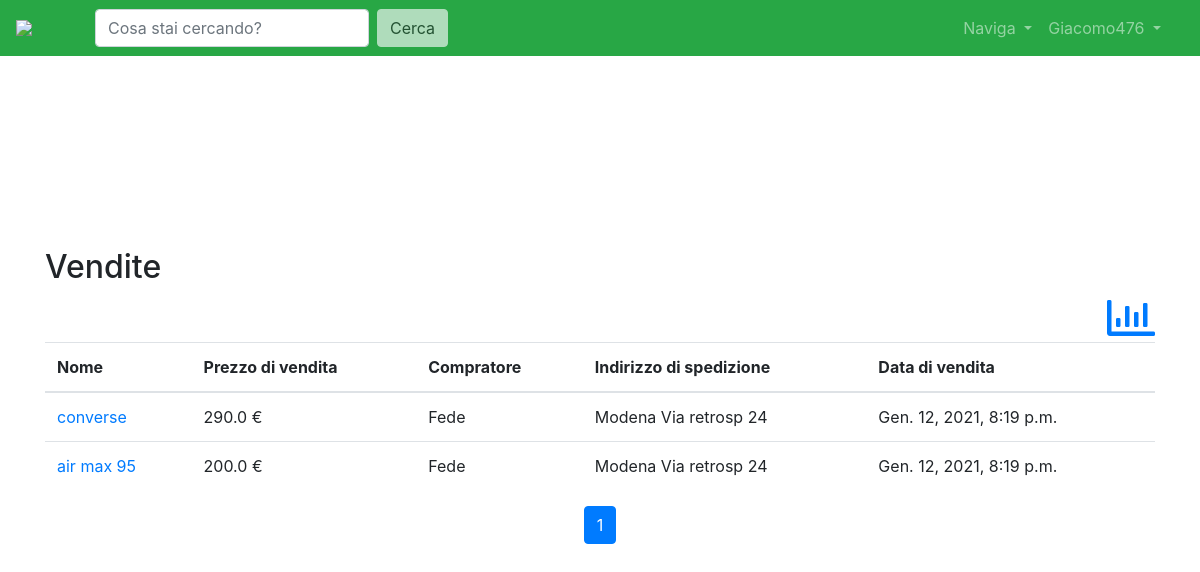
Page /user/Giacomo476/vendite/ (signed in) on the earlier database version.
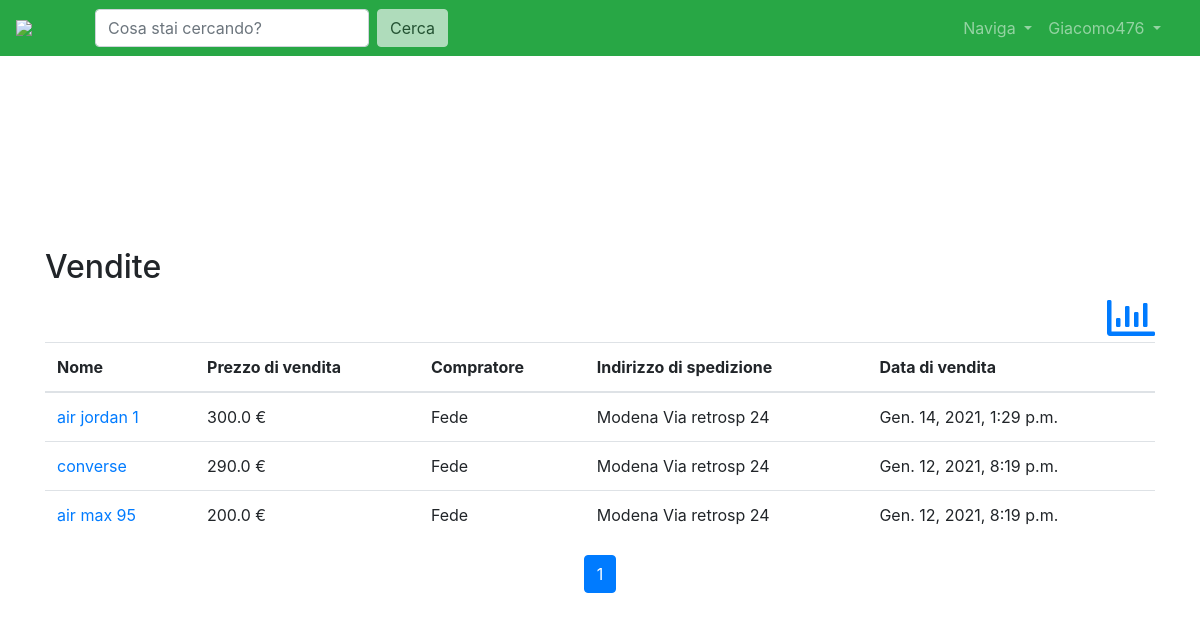
Same page on the later database version.
### core/models.py (models this page shows, shortened)
class Item(models.Model):
    nome = models.CharField(max_length=100)
    prezzo = models.FloatField(validators = [MinValueValidator(0.0)])
    categoria = models.CharField(choices=CATEGORY_CHOICES, max_length=2)
    slug = AutoSlugField(populate_from='nome', unique=True)   #chiave primaria
    descrizione = models.TextField()
    immagine = models.ImageField()
    tagliaEU = models.FloatField(validators = [MinValueValidator(35.0), MaxValueValidator(47.0)],)
    condizioni = models.CharField(choices=LABEL_CHOICES, max_length=1)
    autore_vendita = models.ForeignKey(User, on_delete=models.CASCADE, related_name="scarpe")
    data = models.DateTimeField(auto_now_add=True) # data in cui avviene l'ordine
    ordered = models.BooleanField(default=False)  # identifica se l'item è  stato acquistato
    compratore = models.CharField (null=True,max_length=50) #identifica chi ha comprato l'item
    address = models.CharField(null=True, max_length=100)
    def get_absolute_url( self ):
        return reverse('item_view', kwargs={'slug': self.slug})

### core/views.py (the view)
# urls.py: path('user/<username>/vendite/', login_required(views.venditeview), name='user-vendite'),
def venditeview (request, username ):
    if request.user.username != username:
        messages.info(request, "Non puoi accedere a questa pagina!")
        return homeview(request)
    user = get_object_or_404(User, username=username)
    items_utente = Item.objects.filter(autore_vendita=user.pk , ordered=True).order_by('-data')
    paginator = Paginator(items_utente, 10)  # Show 3 contacts per page.
    page_number = request.GET.get('page')
    page_obj = paginator.get_page(page_number)
    context = {"user": user, "items_utente": page_obj, "page_obj": page_obj,}
    return render(request, 'core/vendite_utente.html', context)

### core/templates/core/vendite_utente.html (shortened to what this page needs)
{% extends 'base.html' %}
{% load static %}
{% block content %}
    <link rel="stylesheet" type="text/css" href="{% static '/css/homepage.css' %}" />
    <main>
        <div class="mt-5 pt-4">
            <h2>Vendite</h2>
            <a href="{% url 'user-grafico-vendite'  username=request.user.username %}"  class="far fa-chart-bar fa-3x float-right" ></a>
        </div>
    <br>
        <div>
            <table class="table"  id="UserTable">
                <thead>
                <tr>
                    <th> Nome </th>
                    <th> Prezzo di vendita </th>
                    <th> Compratore</th>
                    <th>Indirizzo di spedizione</th>
                    <th>Data di vendita</th>
                </tr>
                </thead>
                <tbody>
                {% for item in items_utente%}
                    <tr>
                        <td><a href="{{item.get_absolute_url }}" >{{item.nome}}</a></td>
                        <td> {{item.prezzo}} € </td>
                        <td>{{ item.compratore }} </td>
                        <td>{{ item.address}} </td>
                        <td>{{ item.data}} </td>
                    </tr>
                {% endfor %}
                </tbody>
            </table>
            <nav class="d-flex justify-content-center wow fadeIn">
                <ul class="pagination pg-blue">
                    <li class="page-item active">
                        <a class="page-link" href="?page={{ page_obj.number }}">{{ page_obj.number }}
                        </a>
                    </li>
                </ul>
            </nav>
        </div>
    </main>
{% endblock content %}

Differences in the rows shown:
now on this page (row edited): Item: nome "air jordan 1", prezzo "300.0", compratore "Fede", address "Modena Via retrosp 24", data "Gen. 14, 2021, 1:29 p.m."
